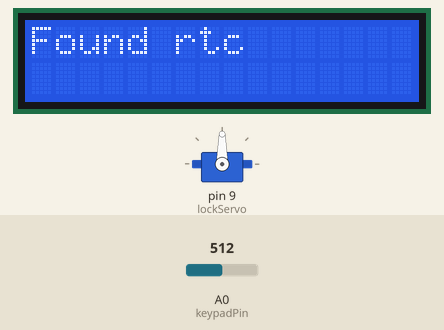
Simulated run of this sketch. Board: Arduino Uno, built with avr-gcc and run on an emulated ATmega328P. Shown: 16×2 character LCD, servo. Inputs (shaded band) come from the test bench; at power-on: A0 (keypadPin) = 512. The local clock reads 2024-03-15 10:24:30 at power-on unless the sketch sets it; what the sketch prints to the serial monitor is not drawn.

Above: at 1.3 s.
1.4 s: A0 (keypadPin) set to 12
4.4 s: A0 (keypadPin) set to 9
At 5.2 s:
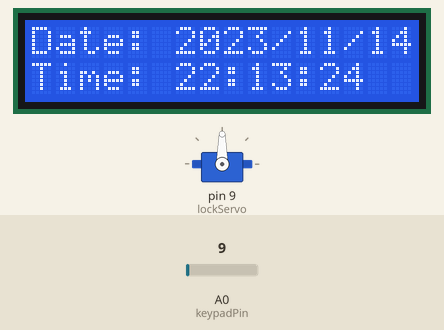
At 6.3 s:
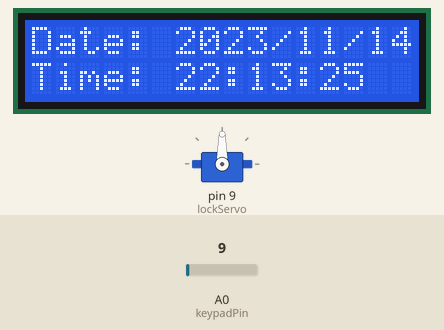
Timing chart, 0 to 7.8 s (numbered marks = the images above; inputs shaded):
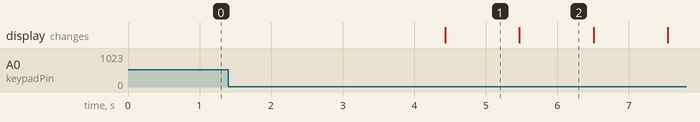

The sketch:

mainCode.ino
```cpp
//Include the library
#include <Wire.h>
#include <LiquidCrystal_I2C.h>
#include <RTClib.h>
#include <EEPROM.h>
#include <Servo.h>


//Declare a RTC & LCD object:
const byte ROWS = 4;
const byte COLS = 4;
LiquidCrystal_I2C lcd(0x27, 16, 2); //12C address 0x27 (from DIYables LCD), 16 column and 1 row
RTC_DS1307 rtc;


//SERVO & KEYPAD:
// === Servo Setup ===
Servo lockServo;
const int servoPin = 9;

// === Keypad Setup ===
const int keypadPin = A0;

// === Password Setup ===
const int passwordLength = 4;
String inputBuffer = "";
String password = "";
bool isChangingPassword = false;

// === Debounce Control ===
char lastKey = '\0';
unsigned long lastDebounceTime = 0;
const unsigned long debounceDelay = 200;

// === EEPROM Functions ===
String readPasswordFromEEPROM() {
  String pwd = "";
  for (int i = 0; i < passwordLength; i++) {
    char c = EEPROM.read(i);
    if (c == 255 || c < 32 || c > 126) return ""; // invalid char check
    pwd += c;
  }
  return pwd;
}

void savePasswordToEEPROM(const String& newPwd) {
  for (int i = 0; i < passwordLength; i++) {
    EEPROM.write(i, newPwd[i]);
  }
}

  char getKey() {
    int analogValue = analogRead(keypadPin);

    if (analogValue <=  10) return '\0'; // No key pressed

    if (analogValue < 671) return '1';
    else if (analogValue < 661) return '2';
    else if (analogValue < 649) return '3';
    else if (analogValue < 641) return 'A';
    else if (analogValue < 628) return '4';
    else if (analogValue < 620) return '5';
    else if (analogValue < 609) return '6';
    else if (analogValue < 602) return 'B';
    else if (analogValue < 591) return '7';
    else if (analogValue < 582) return '8';
    else if (analogValue < 574) return '9';
    else if (analogValue < 568) return 'C';
    else if (analogValue < 557) return '*';
    else if (analogValue < 550) return '0';
    else if (analogValue < 543) return '#';
    else return 'D';
  }

//FOR BUZZER
void buzzerSound () {
  #define NOTE_E5  659
  #define NOTE_D5  587
  #define NOTE_FS4 370
  #define NOTE_GS4 415
  #define NOTE_CS5 554
  #define NOTE_B4  494
  #define NOTE_D4  294
  #define NOTE_E4  330
  #define NOTE_A4  440
  #define NOTE_CS4 277
  #define REST      0

  // FOR BUZZER: notes of the moledy followed by the duration.
  // a 4 means a quarter note, 8 an eighteenth , 16 sixteenth, so on
  // !!negative numbers are used to represent dotted notes,
  // so -4 means a dotted quarter note, that is, a quarter plus an eighteenth!!
  int melody[] = {

   // Nokia Ringtone
   // Score available at https://musescore.com/user/29944637/scores/5266155

   NOTE_E5, 8, NOTE_D5, 8, NOTE_FS4, 4, NOTE_GS4, 4,
   NOTE_CS5, 8, NOTE_B4, 8, NOTE_D4, 4, NOTE_E4, 4,
   NOTE_B4, 8, NOTE_A4, 8, NOTE_CS4, 4, NOTE_E4, 4,
   NOTE_A4, 2,
 1};

  // FOR BUZZER: change this to make the song slower or faster
  int tempo = 100;
  // FOR BUZZER: change this to whichever pin you want to use
  int buzzer = 7;


  // sizeof gives the number of bytes, each int value is composed of two bytes (16 bits)
  // there are two values per note (pitch and duration), so for each note there are four bytes
  int notes = sizeof(melody) / sizeof(melody[0]) / 2;

  // this calculates the duration of a whole note in ms
  int wholenote = (60000 * 4) / tempo;
  int divider = 0, noteDuration = 0;


 //FOR BUZZER:
 // iterate over the notes of the melody.
 // Remember, the array is twice the number of notes (notes + durations)
 for (int thisNote = 0; thisNote < notes * 2; thisNote = thisNote + 2) {
  // calculates the duration of each note
  divider = melody[thisNote + 1];

  if (divider > 0) {
    // regular note, just proceed
    noteDuration = (wholenote) / divider;
    }

  else if (divider < 0) {
    // dotted notes are represented with negative durations!!
    noteDuration = (wholenote) / abs(divider);
    noteDuration *= 1.5; // increases the duration in half for dotted notes
    }

    // we only play the note for 90% of the duration, leaving 10% as a paus
    tone(buzzer, melody[thisNote], noteDuration * 0.5);
    // Wait for the specief duration before playing the next note.
    delay(noteDuration);
    // stop the waveform generation before the next note.
    noTone(buzzer);
  }
}


//FOR RTC:
// UNCHANGABLE PARAMATERS
#define SUNDAY    0
#define MONDAY    1
#define TUESDAY   2
#define WEDNESDAY 3
#define THURSDAY  4
#define FRIDAY    5
#define SATURDAY  6

#define JANUARY   1
#define FEBRUARY  2
#define MARCH     3
#define APRIL     4
#define MAY       5
#define JUNE      6
#define JULY      7
#define AUGUST    8
#define SEPTEMBER 9
#define OCTOBER   10
#define NOVEMBER  11
#define DECEMBER  12


char daysOfTheWeek[7][12] = {
  "Sunday",
  "Monday",
  "Tuesday",
  "Wednesday",
  "Thursday",
  "Friday",
  "Saturday"
};

//EVENT FROM
DateTime EVENT_START(2025, APRIL, 30, 17, 10);
DateTime EVENT_END(2025, APRIL, 30, 17, 12);

void setup() {
  lcd.begin(16,2);
  lcd.init(); //Initialize the lcd
  lcd.backlight(); //Open the backlight

  lockServo.attach(9); //Attaches the servo on pin 9 to the servo object
  lockServo.write(0); //rotate slowly servo to 0 degrees immediately

  // put your setup code here, to run once:
  //SETUP RTC MODULE
  if (!rtc.begin()) {
    lcd.print("Couldn't find RTC");
    Serial.println("Couldn't find RTC");
    while (1);
  }
  else {
    lcd.print("Found rtc");
    Serial.println("Found rtc");
  }
  //automatically sets the RTC to the date & time on PC this sketch was compiled
  rtc.adjust(DateTime(F(__DATE__), F(__TIME__)));

  //Manually sets the RTC with an explicit data & time, for example to set
  // January 21, 2021 at 3a, you would call:
  //rtc.adjust(DateTime(2021, 1, 21, 3, 0, 0));
  Serial.begin(9600);
}


void loop() {
  char key = getKey();
  int analogValue = analogRead(keypadPin);
  lockServo.write(90);
  if (analogValue <= 10) {
    // put your main code here, to run repeatedly:
    DateTime now = rtc.now();

    //Serial.println(analogRead(A0));

    int year = now.year();
    int month = now.month();
    int day = now.day();
    int hour = now.hour();
    int minute = now.minute();
    int second = now.second();

    //lockServo.write(100);

    if (now.secondstime() >= EVENT_START.secondstime() && now.secondstime() < EVENT_END.secondstime()) {
      lcd.print("Time to Refill");
      buzzerSound();

    }
    else {
      lcd.clear();
      lcd.setCursor(0,0); //Start to print at the first ro
      lcd.print("Date: ");
      lcd.print(year);
      lcd.print("/");
      lcd.print(month);
      lcd.print("/");
      lcd.print(day);

      lcd.setCursor(0,1); //Start to print at the second row
      lcd.print("Time: ");
      lcd.print(hour);
      lcd.print(":");
      lcd.print(minute);
      lcd.print(":");
      lcd.print(second);

      delay(1000); // delay 1 seconds TO update every second
      }


  }
  key = getKey();
    Serial.println("  Analog Value: ");
    Serial.println(analogRead(keypadPin));
    Serial.println("  key:");
    Serial.println(key);


  //KEYPAD & SERVO
  /*
  else {
    lcd.clear();
    lcd.print("Enter Password");
    Serial.println("Enter Password");
  }
*/

/*
    if (key != '\0' && key != lastKey && millis() - lastDebounceTime > debounceDelay) {
      lastDebounceTime = millis();
      lastKey = key;

      inputBuffer += key;
      lcd.setCursor(0, 1);
      lcd.print(inputBuffer);

      // Handle password change command
      if (inputBuffer.endsWith("*0#") && !isChangingPassword) {
        isChangingPassword = true;
        inputBuffer = "";
        lcd.clear();
        lcd.print("New Password:");
        return;
    }

    // Handle setting new password
    if (isChangingPassword && inputBuffer.length() >= passwordLength) {
      password = inputBuffer;
      savePasswordToEEPROM(password);
      isChangingPassword = false;
      inputBuffer = "";


      lcd.clear();
      lcd.print("Password Changed");
      delay(2000);
      lcd.clear();
      lcd.print("Enter Password:");
      return;
    }
  }

  // Handle normal password check
  if (!isChangingPassword && inputBuffer.length() >= passwordLength) {
    lcd.clear();
    if (inputBuffer == password) {
      lcd.print("Access Granted");
      lockServo.write(90); // Unlock
      delay(3000);
      lockServo.write(0);  // Lock again
    }

    else {
      lcd.print("Access Denied");
      delay(2000);
    }

    inputBuffer = "";
    lcd.clear();
    lcd.print("Enter Password:");
  }
  */
  //KEYPAD
  // === Analog Keypad Mapping ===
  // You should calibrate these based on your resistor ladder

}
```

Measured:
- the behaviour switches between 11 and 10 on A0 (keypadPin) (found by bisection; images 0 and 1)
- after the input at 1.4 s, every drawn part: stays the same
- after the input at 4.4 s, the display: changes at once (image 1)
- what the display in image 1 shows lasts 1.1 s, from 4.4 s to 5.5 s
